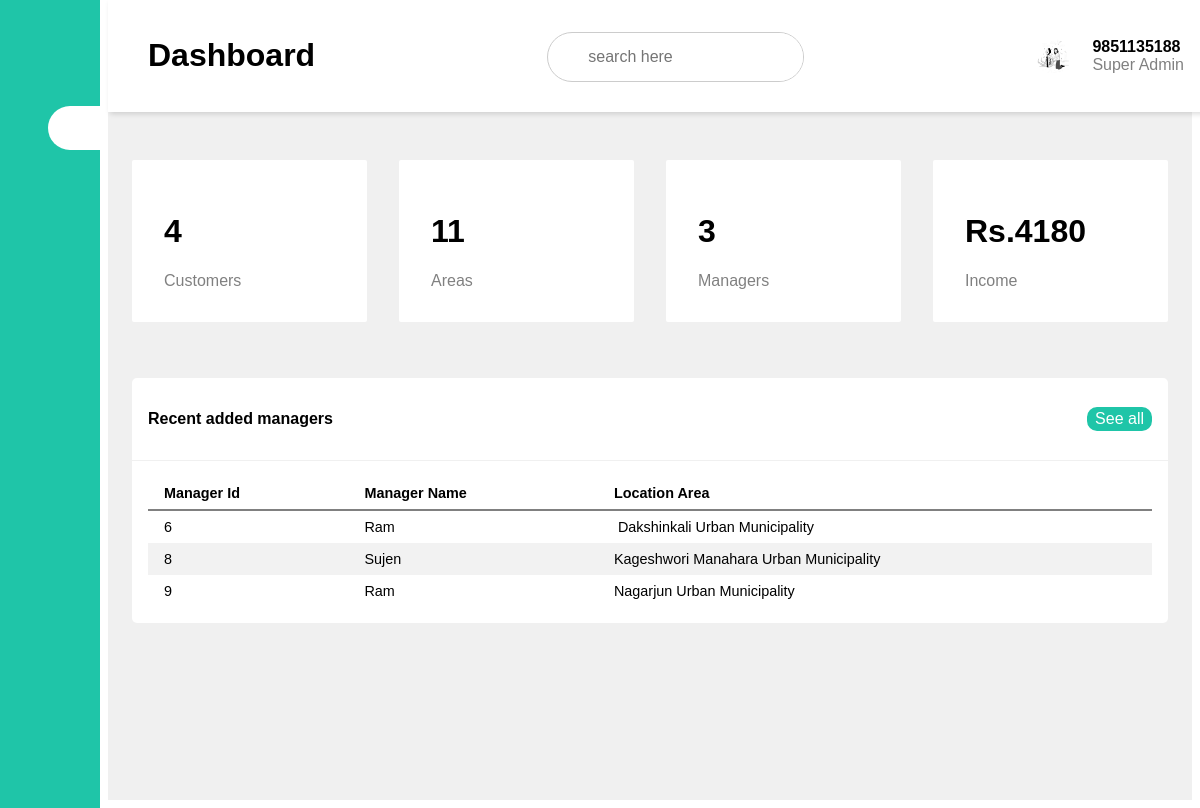
The app's page /adminpanel.php (signed in) with its own data.
### tables this page shows
CREATE TABLE `admintable` (
  `admin_id` int NOT NULL,
  `password` varchar(255) NOT NULL,
  `number` varchar(200) NOT NULL,
  `name` varchar(255) NOT NULL,
  `location` varchar(255) NOT NULL,
  `role` varchar(55) NOT NULL DEFAULT 'manager'
);

### adminpanel.php (the view, shortened to what this page needs)
<?php if ($_SESSION['role'] == 'super admin') {
?>
      <!DOCTYPE html>
      <html lang="en">
      <head>
            <link rel="stylesheet" href=".\css\style.css">
            <link rel="stylesheet" href=".\css\responsive.css">
            <link rel="stylesheet" href=".\css\animate.css">
            <link rel="stylesheet" href="https://maxst.icons8.com/vue-static/landings/line-awesome/line-awesome/1.3.0/css/line-awesome.min.css">
      </head>
      <body>
            <?php include './admin/sidebar.php'; ?>
            <div class="main-content">
                  <?php include './admin/header1.php'; ?>
                  <main>
                        <div class="content homepage active">
                              <div class="cards">
                                    <div class="card-single">
                                          <div>
                                                <h1>
                                                      <?php
                                                      $con = mysqli_connect('localhost', 'sagar', 'Iamsagar456@');
                                                      mysqli_select_db($con, 'sagar');
                                                      $result = mysqli_query($con, "SELECT COUNT(*) as total FROM usertable");
                                                      while ($row = mysqli_fetch_array($result)) {
                                                            echo $row['total'];
                                                      }
                                                      ?>
                                                </h1>
                                                <span>Customers</span>
                                          </div>
                                    </div>
                                    <div class="card-single">
                                          <div>
                                                <h1>
                                                      <?php
                                                      $con = mysqli_connect('localhost', 'sagar', 'Iamsagar456@');
                                                      mysqli_select_db($con, 'sagar');
                                                      $result = mysqli_query($con, "SELECT COUNT(*) as total FROM area");
                                                      while ($row = mysqli_fetch_array($result)) {
                                                            echo $row['total'];
                                                      }
                                                      ?>
                                                </h1>
                                                <span>Areas</span>
                                          </div>
                                    </div>
                                    <div class="card-single">
                                          <div>
                                                <h1>
                                                      <?php
                                                      $con = mysqli_connect('localhost', 'sagar', 'Iamsagar456@');
                                                      mysqli_select_db($con, 'sagar');
                                                      $result = mysqli_query($con, "SELECT COUNT(*) as total FROM admintable WHERE role = 'manager'");
                                                      while ($row = mysqli_fetch_array($result)) {
                                                            echo $row['total'];
                                                      }
                                                      ?>
                                                </h1>
                                                <span>Managers</span>
                                          </div>
                                    </div>
                                    <div class="card-single">
                                          <div>
                                                <?php if ($_SESSION['role'] == 'super admin') : ?>
                                                      <h1>
                                                            <?php
                                                            $con = mysqli_connect('localhost', 'sagar', 'Iamsagar456@');
                                                            mysqli_select_db($con, 'sagar');
                                                            $result = mysqli_query($con, "SELECT SUM(total) as total FROM orders");
                                                            while ($row = mysqli_fetch_array($result)) {
                                                                  echo "Rs.";
                                                                  echo $row['total'];
                                                            }
                                                            ?>
                                                      </h1>
                                                      <span>Income</span>
                                          </div>
                                    <?php endif; ?>
                                    </div>
                              </div>
                              <?php if ($_SESSION['role'] == 'super admin') : ?>
                                    <div class="recent-grid">
                                          <div class="projects">
                                                <div class="card">
                                                      <div class="card-header">
                                                            <h3>Recent added managers</h3>
                                                            <button> See all <span class="las al-arrow-right"></span></button>
                                                      </div>
                                                      <div class="card-body">
                                                            <div class="table-responsive">
                                                                  <table width="100%">
                                                                        <thead>
                                                                              <tr>
                                                                                    <td>Manager Id</td>
                                                                                    <td> Manager Name </td>
                                                                                    <td> Location Area </td>
                                                                              </tr>
                                                                        </thead>
                                                                        <tbody>
                                                                              <?php
                                                                              $con = mysqli_connect('localhost', 'sagar', 'Iamsagar456@');
                                                                              mysqli_select_db($con, 'sagar');
                                                                              $result = mysqli_query($con, "SELECT * FROM admintable WHERE role = 'manager'");
                                                                              while ($row = mysqli_fetch_array($result)) {
                                                                              ?>
                                                                                    <tr>
                                                                                          <td><?php echo $row['admin_id']; ?></td>
                                                                                          <td><?php echo $row['name']; ?></< /td>
                                                                                          <td><?php echo $row['location']; ?></< /td>
                                                                                    </tr>
                                                                              <?php } ?>
                                                                        </tbody>
                                                                  </table>
                                                            <?php endif; ?>
                                                            </div>
                                                      </div>
                                                </div>
                                          </div>
                                    </div>
                        </div>
                  </main>
            </div>
      </body>
      </html>
<?php } else {
      header('location:adminlogin.php');
}
?>

### css/style.css (style rules this page uses)
:root { --blue: #00aeef; --white: #ffffff; --purple: #9932CC; --red: #9CEBB3; --black: #080808; --gray: #808080; --primary: #1FC5A8; --lightgray: lightgray; }
* { font-size: 100%; box-sizing: border-box; text-decoration: none; list-style-type: none; }
th, td { text-align: left; padding: 16px; }
tr:nth-child(even) { background-color: #f2f2f2; }
body { border: 0; padding: 0; font-family: 'Public Sans', sans-serif; }
body h1 { font-size: 2rem; }
.main-content { margin-left: 345px; transition: margin-left 300ms; }
main { margin-top: 112px; padding: 2rem 1.5rem; background: #f0f0f0; min-height: calc(100vh - 112px); z-index: -100; }
.cards { display: grid; grid-template-columns: repeat(4, 1fr); grid-gap: 2rem; margin-top: 1rem; }
.card-single, .card-single-time { display: flex; justify-content: space-between; background: #fff; padding: 2rem; border-radius: 2px; }
.card-single div:first-child span, .card-single-time div:first-child span { color: var(--gray); }
.recent-grid { margin-top: 3.5rem; display: grid; grid-gap: 2rem; grid-template-columns: 100% auto; }
.card { background: #fff; border-radius: 5px; }
.card-header, .card-body { padding: 1rem; }
.card-header { display: flex; justify-content: space-between; align-items: center; border-bottom: 1px solid #f0f0f0; }
.card-header button, .small_button { background: var(--primary); border-radius: 10px; color: #fff; font-size: 1rem; padding: .5rem 1 rem; border: 2px solid var(--primary); }
table { border-collapse: collapse; }
.table-responsive, .table-contact, .table-contact-panel { width: 100%; overflow-x: auto; }
thead tr { border-bottom: 2px solid var(--gray); }
thead td { font-weight: 700; }
td { padding: .5rem 1rem; font-size: .9rem; }
main .active { display: show; }

### css/responsive.css (style rules this page uses)
@media only screen and (max-width:1200px) { .main-content { margin-left: 100px; } }

### records on screen
admintable: admin "6", name "Ram", location "Dakshinkali Urban Municipality"
admintable: admin "8", name "Sujen", location "Kageshwori Manahara Urban Municipality"
admintable: admin "9", name "Ram", location "Nagarjun Urban Municipality"

### other values on screen
$_SESSION['number'] "9851135188"
$row['total'] "4"
$row['total'] "11"
$row['total'] "3"
$row['total'] "4180"
